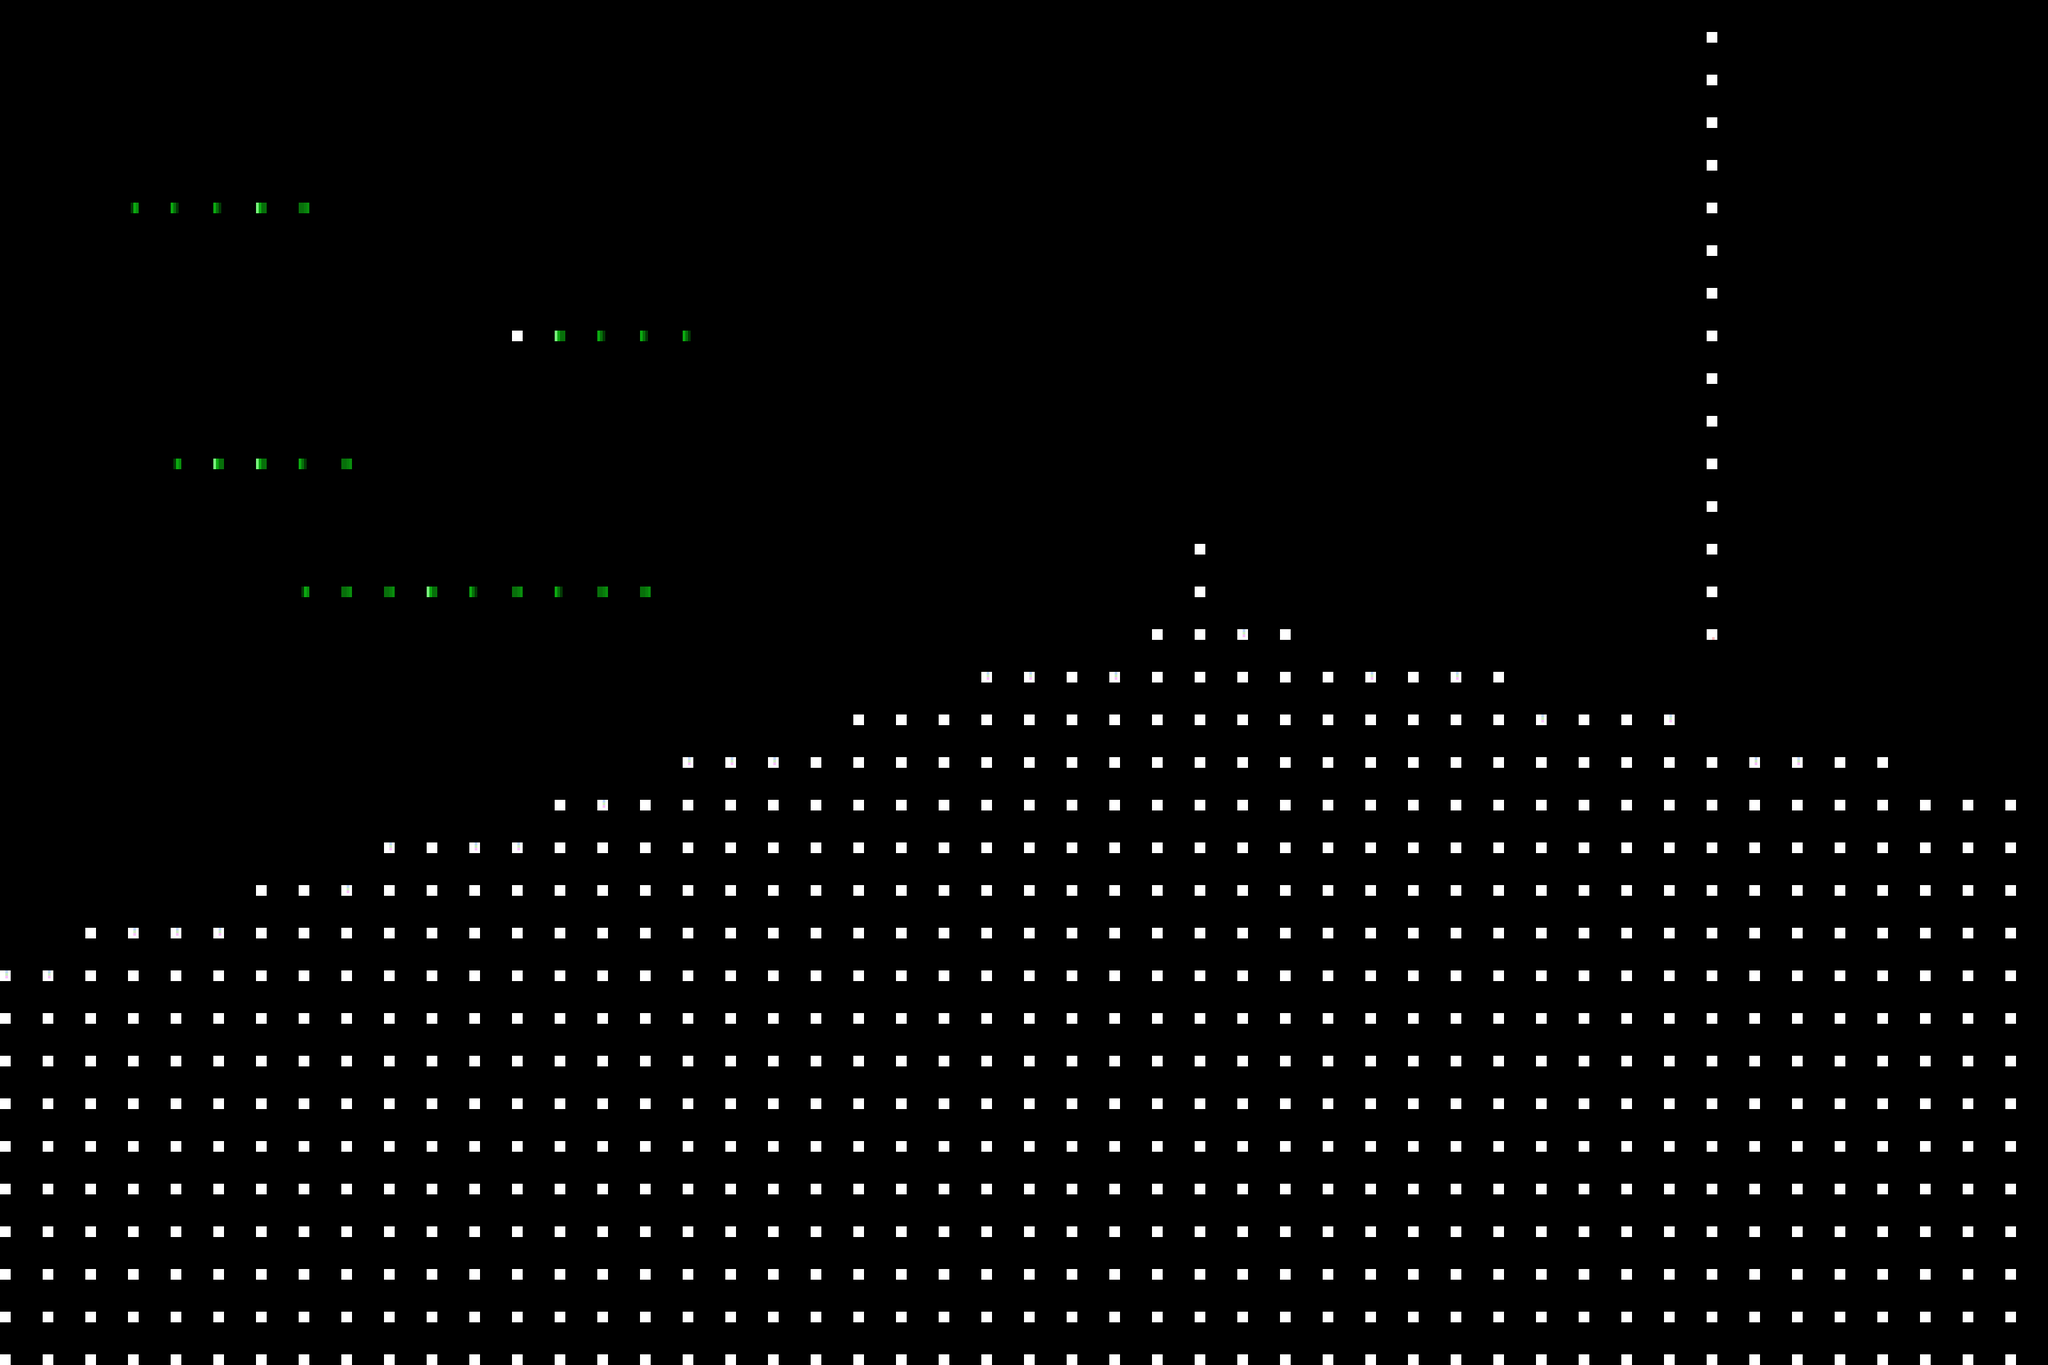

Below is a game level as drawn by its tile map, then a one-line description and the .tmx file that defines it, in full:
An orthogonal 48x32 tile map with 64x64 px tiles, 1 tile layer (Camada de Tiles 1) and 2 objects (koopa_shell, cp0).

<map version="1.0" tiledversion="1.0.3" orientation="orthogonal" renderorder="left-up" width="48" height="32" tilewidth="64" tileheight="64" nextobjectid="8">
 <tileset firstgid="1" source="../tilemaps/tileset2.tsx" />
 <layer name="Camada de Tiles 1" width="48" height="32">
  <data encoding="csv">
0,0,0,0,0,0,0,0,0,0,0,0,0,0,0,0,0,0,0,0,0,0,0,0,0,0,0,0,0,0,0,0,0,0,0,0,0,0,0,0,6,0,0,0,0,0,0,0,
0,0,0,0,0,0,0,0,0,0,0,0,0,0,0,0,0,0,0,0,0,0,0,0,0,0,0,0,0,0,0,0,0,0,0,0,0,0,0,0,6,0,0,0,0,0,0,0,
0,0,0,0,0,0,0,0,0,0,0,0,0,0,0,0,0,0,0,0,0,0,0,0,0,0,0,0,0,0,0,0,0,0,0,0,0,0,0,0,6,0,0,0,0,0,0,0,
0,0,0,0,0,0,0,0,0,0,0,0,0,0,0,0,0,0,0,0,0,0,0,0,0,0,0,0,0,0,0,0,0,0,0,0,0,0,0,0,6,0,0,0,0,0,0,0,
0,0,0,17,20,20,18,19,22,0,0,0,0,0,0,0,0,0,0,0,0,0,0,0,0,0,0,0,0,0,0,0,0,0,0,0,0,0,0,0,6,0,0,0,0,0,0,0,
0,0,0,0,0,0,0,0,0,0,0,0,0,0,0,0,0,0,0,0,0,0,0,0,0,0,0,0,0,0,0,0,0,0,0,0,0,0,0,0,6,0,0,0,0,0,0,0,
0,0,0,0,0,0,0,0,0,0,0,0,0,0,0,0,0,0,0,0,0,0,0,0,0,0,0,0,0,0,0,0,0,0,0,0,0,0,0,0,6,0,0,0,0,0,0,0,
0,0,0,0,0,0,0,0,0,0,0,0,16,18,20,20,20,21,0,0,0,0,0,0,0,0,0,0,0,0,0,0,0,0,0,0,0,0,0,0,6,0,0,0,0,0,0,0,
0,0,0,0,0,0,0,0,0,0,0,0,0,0,0,0,0,0,0,0,0,0,0,0,0,0,0,0,0,0,0,0,0,0,0,0,0,0,0,0,6,0,0,0,0,0,0,0,
0,0,0,0,0,0,0,0,0,0,0,0,0,0,0,0,0,0,0,0,0,0,0,0,0,0,0,0,0,0,0,0,0,0,0,0,0,0,0,0,6,0,0,0,0,0,0,0,
0,0,0,0,17,18,18,20,19,21,0,0,0,0,0,0,0,0,0,0,0,0,0,0,0,0,0,0,0,0,0,0,0,0,0,0,0,0,0,0,6,0,0,0,0,0,0,0,
0,0,0,0,0,0,0,0,0,0,0,0,0,0,0,0,0,0,0,0,0,0,0,0,0,0,0,0,0,0,0,0,0,0,0,0,0,0,0,0,6,0,0,0,0,0,0,0,
0,0,0,0,0,0,0,0,0,0,0,0,0,0,0,0,0,0,0,0,0,0,0,0,0,0,0,0,2,0,0,0,0,0,0,0,0,0,0,0,6,0,0,0,0,0,0,0,
0,0,0,0,0,0,0,17,19,19,18,20,19,20,19,19,22,0,0,0,0,0,0,0,0,0,0,0,6,0,0,0,0,0,0,0,0,0,0,0,6,0,0,0,0,0,0,0,
0,0,0,0,0,0,0,0,0,0,0,0,0,0,0,0,0,0,0,0,0,0,0,0,0,0,0,9,9,8,9,0,0,0,0,0,0,0,0,0,4,0,0,0,0,0,0,0,
0,0,0,0,0,0,0,0,0,0,0,0,0,0,0,0,0,0,0,0,0,0,0,8,8,9,8,15,13,12,13,9,8,9,8,9,0,0,0,0,0,0,0,0,0,0,0,0,
0,0,0,0,0,0,0,0,0,0,0,0,0,0,0,0,0,0,0,0,9,9,9,10,10,12,12,10,14,11,10,14,11,13,11,11,8,9,9,8,0,0,0,0,0,0,0,0,
0,0,0,0,0,0,0,0,0,0,0,0,0,0,0,0,8,8,8,9,13,15,15,13,13,15,14,11,12,10,12,12,12,14,12,13,13,13,10,11,9,8,8,9,9,0,0,0,
0,0,0,0,0,0,0,0,0,0,0,0,0,9,8,9,12,12,11,13,15,15,15,14,11,12,12,14,13,10,15,13,15,14,14,11,13,14,14,11,15,14,10,10,11,9,9,9,
0,0,0,0,0,0,0,0,0,8,9,8,8,15,10,11,14,14,15,12,10,10,14,13,14,13,10,14,11,14,10,10,11,14,13,13,14,12,14,13,10,12,13,13,11,14,12,13,
0,0,0,0,0,0,9,9,8,12,13,13,12,15,11,11,10,15,11,12,15,10,11,12,15,14,10,10,12,11,13,11,14,13,15,10,10,14,15,14,14,10,11,12,13,14,15,14,
0,0,9,8,8,8,13,15,11,13,10,14,10,12,13,14,13,12,14,15,10,10,11,14,11,15,12,15,14,12,13,12,12,15,13,13,15,10,10,13,15,13,13,14,11,10,15,15,
8,8,11,11,14,13,15,13,15,13,13,15,11,14,10,15,10,15,12,12,10,12,12,11,14,10,11,10,14,10,12,14,10,14,15,13,14,12,15,13,13,10,10,15,15,15,13,12,
15,12,15,14,10,15,10,15,13,15,14,15,10,13,15,12,15,12,13,14,12,11,12,13,11,13,12,14,15,14,14,14,12,14,12,11,13,15,11,11,10,14,12,10,12,13,15,15,
11,11,15,11,12,11,13,11,13,11,13,13,12,13,14,13,14,11,11,15,12,10,11,11,11,13,12,10,13,10,11,15,15,10,14,12,10,14,14,13,12,13,11,13,10,10,15,10,
15,12,12,10,13,11,14,13,13,10,11,11,11,12,13,13,12,14,14,15,13,11,11,15,15,12,11,11,11,12,10,15,13,13,12,13,11,12,13,13,13,15,12,10,15,12,13,10,
11,11,13,13,12,14,13,10,12,10,11,12,13,10,14,12,13,10,13,14,12,12,10,12,12,10,13,10,11,10,11,11,12,14,14,11,14,14,15,12,14,11,14,14,11,15,15,12,
10,14,15,15,10,11,15,15,15,10,10,12,11,15,13,12,15,10,15,10,12,10,11,11,14,15,12,14,12,14,10,15,10,10,11,11,12,15,14,10,14,13,13,11,11,11,14,10,
11,15,12,13,13,15,10,14,15,11,11,14,13,12,11,11,14,13,11,11,12,13,14,13,10,14,12,11,10,13,10,15,13,13,13,12,11,14,10,13,13,15,13,11,13,12,13,15,
13,10,10,15,12,15,13,11,15,10,10,14,10,13,10,14,15,10,13,15,14,12,12,15,15,11,12,15,15,10,15,12,11,13,11,15,13,15,15,11,15,13,10,11,11,13,12,12,
14,10,12,11,15,14,15,14,14,14,13,11,15,10,12,10,12,13,12,12,11,10,14,13,14,14,13,11,12,13,10,10,14,11,13,13,15,15,11,15,14,10,15,11,13,12,12,14,
11,11,14,11,11,11,11,14,13,11,15,12,15,11,13,10,12,13,14,12,12,13,15,14,15,12,13,11,11,13,10,14,11,14,11,10,10,12,13,12,11,12,11,15,12,14,11,14
</data>
 </layer>
 <objectgroup name="Camada de Objetos 1">
  <object id="3" name="koopa_shell" x="447" y="1232" width="64" height="48" />
  <object id="6" name="cp0" x="191" y="1216" width="128" height="128" />
 </objectgroup>
</map>